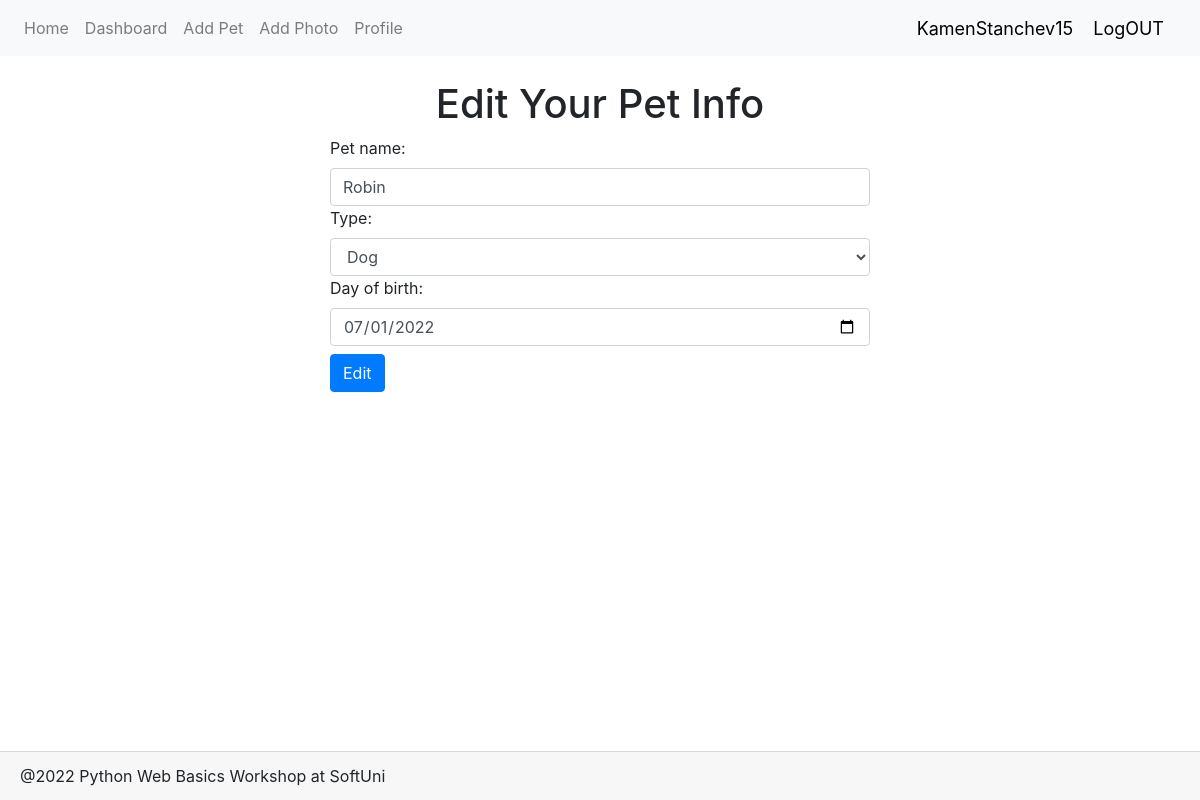
The app's page /pet/edit/1/ (signed in) with its own data.
### Petstagram/main_app/models.py (models this page shows, shortened)
class Pet(models.Model):
    TYPES = [(x, x) for x in ("Cat", "Dog", "Bunny", "Parrot", "Fish", "Other")]
    name = models.CharField('Pet name', max_length=30)
    type = models.CharField(
        max_length=max(len(x) for (x, y) in TYPES),
        choices=TYPES
    )
    date_of_birth = models.DateField(
        'Day of birth',
        null=True,
        blank=True
    )
    account = models.ForeignKey(
        User,
        on_delete=models.CASCADE,
    )
    class Meta:
        unique_together = ('name',)

### Petstagram/main_app/views/pets.py (the view)
# urls.py: path('pet/edit/<str:pk>/', pets.PetEditView.as_view(), name='pet_edit'),
class PetEditView(generic.UpdateView):
    template_name = 'pet_edit.html'
    model = Pet
    form_class = EditPetForm
    success_url = reverse_lazy('account_detail')
    def dispatch(self, request, *args, **kwargs):
        pet = self.get_object()
        if pet.account != self.request.user:
            return redirect('dashboard')
        return super(PetEditView, self).dispatch(request, *args, **kwargs)

### Petstagram/main_app/forms.py
class EditPetForm(forms.ModelForm):
    class Meta:
        model = Pet
        fields = ('name', 'type', 'date_of_birth')
        widgets = {
            'name': forms.TextInput(
                attrs={
                    'class': 'form-control',
                    'placeholder': 'Enter pet name',
                }
            ),
            'type': forms.Select(
                attrs={
                    'class': 'form-control',
                }
            ),
            'date_of_birth': DateInput(
                attrs={
                    'class': 'form-control',
                    'min': '1920-01-01',
                }),
        }

### Petstagram/main_app/templatetags/profiles.py (called while the page is built)
@register.simple_tag()
def has_profile():
    return Profile.objects.count() > 0

### Petstagram/main_app/templates/pet_edit.html (shortened to what this page needs)
{% extends 'base.html' %}
{% block page_content %}
    <h1 class="text-center">Edit Your Pet Info</h1>
    <div class="row">
        <div class="col-lg-3"></div>
        <div class="col-lg-6">
            <form method="post" action="">
                {{ form }}
                <button class="btn btn-primary mt-2" type="submit">Edit</button>
            </form>
        </div>
        <div class="col-lg-3"></div>
    </div>
{% endblock %}

### templates/base.html (shortened to what this page needs)
{% load profiles %}
<!DOCTYPE html>
<html lang="en">
<head>
    <link rel="stylesheet" href="https://stackpath.bootstrapcdn.com/bootstrap/4.3.1/css/bootstrap.min.css"
>
    <link rel="stylesheet" href="https://stackpath.bootstrapcdn.com/font-awesome/4.7.0/css/font-awesome.min.css"
>
</head>
<body>
<nav class="navbar navbar-expand-lg navbar-light bg-light" style="margin-bottom:2%">
    {% has_profile as hp %}
    <div class="collapse navbar-collapse" id="navbarNavDropdown">
        <ul class="navbar-nav">
            <li class="nav-item">
                <a class="nav-link" href="{% url 'home_page' %}">Home</a>
            </li>
            {% if request.user.is_authenticated %}
            <li class="nav-item">
                <a class="nav-link" href="{% url 'dashboard' %}">Dashboard</a>
            </li>
                {% if not hide_additional_nav_item %}
                    <li class="nav-item">
                        <a class="nav-link" href="{% url 'add_pet' %}">Add Pet</a>
                    </li>
                    <li class="nav-item">
                        <a class="nav-link" href="{% url 'add_photo' %}">Add Photo</a>
                    </li>
                {% endif %}
            <li class="nav-item">
            <a class="nav-link" href="{% url 'account_detail'%}">Profile</a>
            </li>
            {% endif %}
        </ul>
    </div>
    {% if not request.user.is_authenticated %}
        <span class="hello-msg">Hello, Gest!</span>
        <span><a  class="hello-msg" href="{% url 'login_page' %}">LogIN</a></span>
    {% else %}
        <span><a  class="hello-msg" href="{% url 'account_detail' %}">{{ request.user }}</a></span>
        <span><a  class="hello-msg" href="{% url 'logout_page' %}">LogOUT</a></span>
    {% endif %}
</nav>
<div class="container">
    {% block page_content %}
    {% endblock %}
</div>
<footer class="fixed-bottom card-footer ">
    <div>@2022 Python Web Basics Workshop at SoftUni</div>
</footer>
</body>
</html>

### templates/base.html (style rules this page uses)
.hello-msg { font-size: 18px; color: black; margin-right: 20px; }

### records on screen
Pet: name "Robin", type "Dog", date_of_birth "07/01/2022"

### other values on screen
{{ request.user }} "KamenStanchev15"
